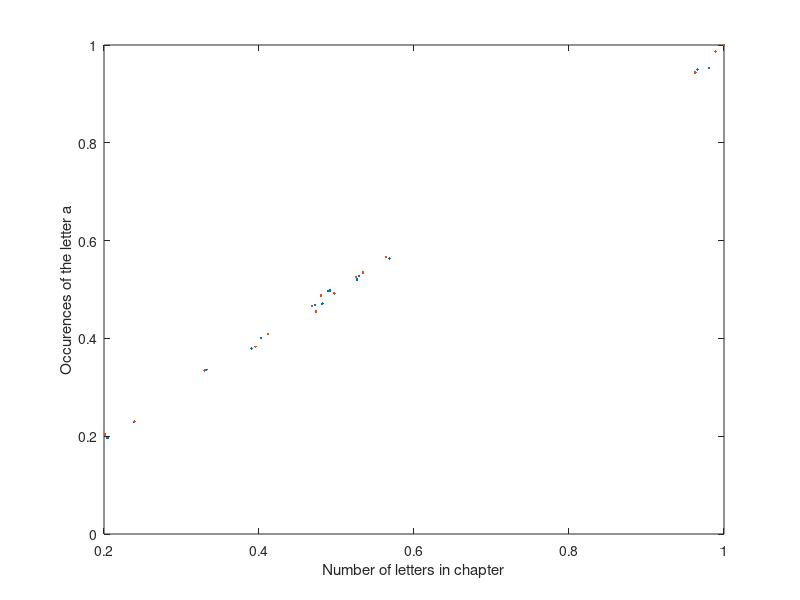

Source code (MATLAB): (Note: this script raises an error after producing the figure.)
%Linear regression

%Data sets from Salammbo FR and EN, # of ocurrences of 'a'
salFr = load('salammbo_a_fr.txt');
salEn = load('salammbo_a_en.txt');

salFrx = salFr(:,1); %# of letters in chapter
salFry = salFr(:,2); %# of 'a' 
salEnx = salEn(:,1); 
salEny = salEn(:,2); 


%Scaling to 0-1
maxXFr = max(salFrx);
maxYFr = max(salFry);
maxXEn = max(salEnx);
maxYEn = max(salEny);

salFrXScaled = salFrx ./ maxXFr;
salFrYScaled = salFry ./ maxYFr;
salEnXScaled = salEnx ./ maxXEn;
salEnYScaled = salEny ./ maxYEn;

%Plot (data)
figure;
plot(salFrXScaled, salFrYScaled,'.');
xlabel('Number of letters in chapter');
ylabel('Occurences of the letter a');
hold on;
plot(salEnXScaled, salEnYScaled,'.');

%Gradient descent algorithm (batch or/and stochastic updates)
%Parameters
learningRate = 0.01;  %To be changed/updated if no divergence / try different values of alpha
maxiter = 1000000;
w0 = [0; 0];
tol = 0.001;

%Batch
[wFrBatch,iterFrBatch,timeFrBatch] = batchGradient(salFrXScaled, salFrYScaled, w0, learningRate, tol, maxiter);
[wEnBatch,iterEnBatch,timeEnBatch] = batchGradient(salEnXScaled, salEnYScaled, w0, learningRate, tol, maxiter);

%Stochastic
[wFrSto,iterFrSto,timeFrSto] = stochasticGradient(salFrXScaled, salFrYScaled, w0, learningRate, tol, maxiter);
[wEnSto,iterEnSto,timeEnSto] = stochasticGradient(salEnXScaled, salEnYScaled, w0, learningRate, tol, maxiter);


%Plot(linear regression y = w0 + w1*x)
%Batch
range = linspace(0,1);
plot(range, wFrBatch(1) + wFrBatch(2)*range);
plot(range, wEnBatch(1) + wEnBatch(2)*range);
%Stochastic
plot(range, wFrSto(1) + wFrSto(2)*range);
plot(range, wEnSto(1) + wEnSto(2)*range);
legend('French text','English text','Fr: batch', 'En: batch','Fr : stochastic', 'En: stochastic');

save parameters.mat salFrXScaled salFrYScaled salEnXScaled salEnYScaled w0 learningRate tol maxiter

%% Learning Rate vs iterations

% load paramters
load parameters.mat

maxiter = 20000;

figure;
hold on

for learningRate = 10.^linspace(-6,0,12)
    
    % Batch
    [wFrBatch,iterFrBatch] = batchGradient(salFrXScaled, salFrYScaled, w0, learningRate, tol, maxiter);
    [wEnBatch,iterEnBatch] = batchGradient(salEnXScaled, salEnYScaled, w0, learningRate, tol, maxiter);

    %Stochastic
    [wFrSto,iterFrSto] = stochasticGradient(salFrXScaled, salFrYScaled, w0, learningRate, tol, maxiter);
    [wEnSto,iterEnSto] = stochasticGradient(salEnXScaled, salEnYScaled, w0, learningRate, tol, maxiter);
    
    % plot results
    plot(log(learningRate),iterFrBatch,'+')
    plot(log(learningRate),iterEnBatch,'+')
    plot(log(learningRate),iterFrSto,'ro')
    plot(log(learningRate),iterEnSto,'ro')
    
end